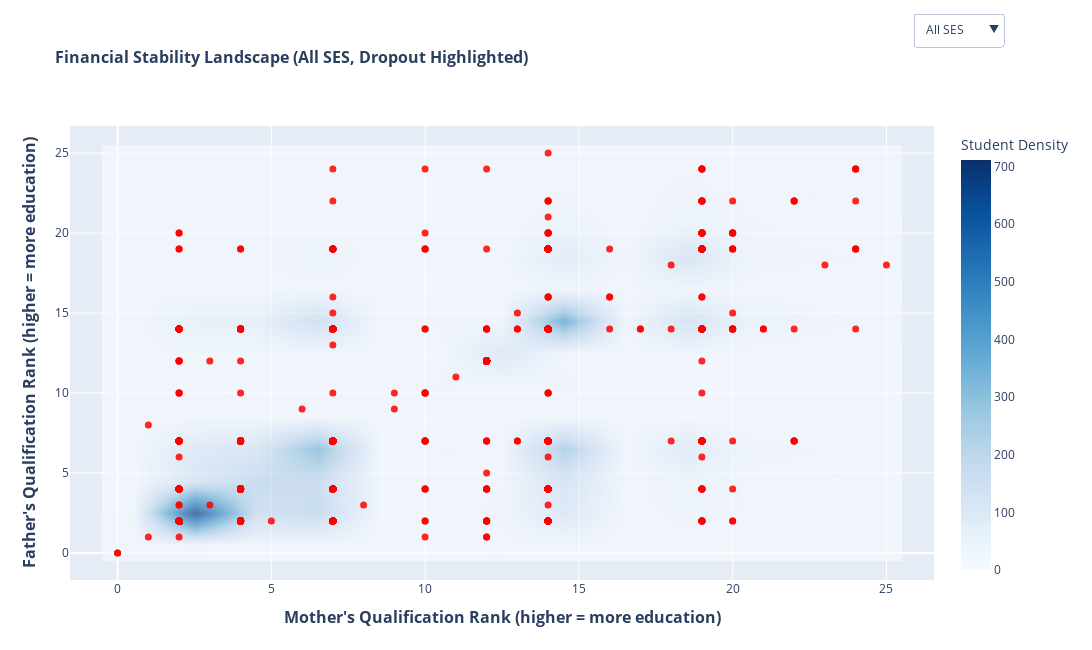

Notebook code cell kept with this figure:
### Code cell
import pandas as pd
import numpy as np
import plotly.graph_objects as go


qualification_map = {
    1:  "Secondary Education - 12th Year",
    2:  "Bachelor's Degree",
    3:  "Higher Education - Degree",
    4:  "Master's Degree",
    5:  "Doctorate",
    6:  "Incomplete Higher Education",
    9:  "12th Year - Not Completed",
    10: "11th Year - Not Completed",
    11: "7th Year (Old Program)",
    12: "11th Year - Other",
    14: "10th Year of Schooling",
    18: "General Commerce Course",
    19: "Basic Education - 3rd Cycle",
    22: "Technical-Professional Course",
    26: "7th Year of Schooling",
    27: "General High School - 2nd Cycle",
    29: "9th Year - Not Completed",
    30: "8th Year of Schooling",
    34: "Unknown",
    35: "Cannot Read or Write",
    36: "Can Read (No 4th Year)",
    37: "Basic Education - 1st Cycle (4th/5th)",
    38: "Basic Education - 2nd Cycle (6th/7th/8th)",
    39: "Technological Specialization Course",
    40: "Higher Education - Degree (1st cycle)",
    41: "Specialized Higher Studies Course",
    42: "Professional Higher Technical Course",
    43: "Master's - 2nd cycle",
    44: "Doctorate - 3rd cycle"
}

# Ordered rank: lower = less schooling, higher = more schooling
qual_rank_map = {
    35: 0,  # Cannot Read or Write
    36: 1,  # Can Read (No 4th Year)

    37: 2,  # Basic Education - 1st Cycle (4th/5th)
    26: 3,  # 7th Year of Schooling
    11: 3,  # 7th Year (Old Program)
    38: 4,  # Basic Education - 2nd Cycle (6th/7th/8th)
    30: 5,  # 8th Year of Schooling
    29: 6,  # 9th Year - Not Completed
    19: 7,  # Basic Education - 3rd Cycle

    14: 8,   # 10th Year of Schooling
    10: 9,   # 11th Year - Not Completed
    12: 10,  # 11th Year - Other
    18: 11,  # General Commerce Course
    27: 12,  # General High School - 2nd Cycle
    9:  13,  # 12th Year - Not Completed
    1:  14,  # Secondary Education - 12th Year

    22: 15,  # Technical-Professional Course
    39: 16,  # Technological Specialization Course

    42: 17,  # Professional Higher Technical Course
    40: 18,  # Higher Education - Degree (1st cycle)
    3:  19,  # Higher Education - Degree
    2:  20,  # Bachelor's Degree
    41: 21,  # Specialized Higher Studies Course

    4:  22,  # Master's Degree
    43: 23,  # Master's - 2nd cycle

    5:  24,  # Doctorate
    44: 25,  # Doctorate - 3rd cycle

    34: 12   # Unknown → roughly middle
}

df["Mother_qual_label"] = df["Mother's qualification"].map(qualification_map)
df["Father_qual_label"] = df["Father's qualification"].map(qualification_map)

df["Mother_qual_rank"] = df["Mother's qualification"].map(qual_rank_map)
df["Father_qual_rank"]  = df["Father's qualification"].map(qual_rank_map)

df = df.dropna(subset=["Mother_qual_rank", "Father_qual_rank"])


df["SES_score"] = (df["Mother_qual_rank"] + df["Father_qual_rank"]) / 2
q1, q2 = df["SES_score"].quantile([0.33, 0.66])

ses_groups = {
    "All SES": df,
    "Low SES": df[df["SES_score"] <= q1],
    "Mid SES": df[(df["SES_score"] > q1) & (df["SES_score"] < q2)],
    "High SES": df[df["SES_score"] >= q2],
}
ses_labels = list(ses_groups.keys())


fig_fin = go.Figure()

for i, label in enumerate(ses_labels):
    sub = ses_groups[label]

    # 1) Density heatmap using ranks
    fig_fin.add_trace(
        go.Histogram2d(
            x=sub["Mother_qual_rank"],
            y=sub["Father_qual_rank"],
            colorscale="Blues",
            zsmooth="best",
            nbinsx=25,
            nbinsy=25,
            name=f"{label} - student density",
            opacity=0.65,
            colorbar=dict(title="Student Density"),
            showscale=True if label == "All SES" else False,
            visible=True if label == "All SES" else False
        )
    )

    sub_drop = sub[sub["Target"] == "Dropout"]
    fig_fin.add_trace(
        go.Scatter(
            x=sub_drop["Mother_qual_rank"],
            y=sub_drop["Father_qual_rank"],
            mode="markers",
            name="Dropout students (red)",
            marker=dict(color="red", size=7, opacity=0.85),
            customdata=np.stack(
                [sub_drop["Mother_qual_label"], sub_drop["Father_qual_label"]],
                axis=-1
            ),
            hovertemplate=(
                "Outcome: Dropout<br>"
                "Mother qual: %{customdata[0]}<br>"
                "Father qual: %{customdata[1]}<extra></extra>"
            ),
            visible=True if label == "All SES" else False
        )
    )

    sub_grad = sub[sub["Target"] == "Graduate"]
    fig_fin.add_trace(
        go.Scatter(
            x=sub_grad["Mother_qual_rank"],
            y=sub_grad["Father_qual_rank"],
            mode="markers",
            name="Graduate students (green)",
            marker=dict(color="green", size=7, opacity=0.8),
            customdata=np.stack(
                [sub_grad["Mother_qual_label"], sub_grad["Father_qual_label"]],
                axis=-1
            ),
            hovertemplate=(
                "Outcome: Graduate<br>"
                "Mother qual: %{customdata[0]}<br>"
                "Father qual: %{customdata[1]}<extra></extra>"
            ),
            visible=False
        )
    )

    sub_enrl = sub[sub["Target"] == "Enrolled"]
    fig_fin.add_trace(
        go.Scatter(
            x=sub_enrl["Mother_qual_rank"],
            y=sub_enrl["Father_qual_rank"],
            mode="markers",
            name="Enrolled students (orange)",
            marker=dict(color="orange", size=7, opacity=0.8),
            customdata=np.stack(
                [sub_enrl["Mother_qual_label"], sub_enrl["Father_qual_label"]],
                axis=-1
            ),
            hovertemplate=(
                "Outcome: Enrolled<br>"
                "Mother qual: %{customdata[0]}<br>"
                "Father qual: %{customdata[1]}<extra></extra>"
            ),
            visible=False
        )
    )


n_per_group = 4
total_traces = len(fig_fin.data)
buttons = []

for i, label in enumerate(ses_labels):
    visible = [False] * total_traces
    start = i * n_per_group
    end = start + n_per_group
    for j in range(start, end):
        visible[j] = True 
    buttons.append(
        dict(
            label=label,
            method="update",
            args=[
                {"visible": visible},
                {"title": f"Financial Stability Landscape ({label})"}
            ]
        )
    )

fig_fin.update_xaxes(
    title=dict(
        text="<b>Mother's Qualification Rank (higher = more education)</b>",
        font=dict(size=16)
    ),
    tickfont=dict(size=12)
)

fig_fin.update_yaxes(
    title=dict(
        text="<b>Father's Qualification Rank (higher = more education)</b>",
        font=dict(size=16)
    ),
    tickfont=dict(size=12)
)

fig_fin.update_layout(
     title=dict(
        text="<b>Financial Stability Landscape (All SES, Dropout Highlighted)</b>",
        font=dict(size=16)
         ),
    hovermode="closest",
    width=1400,
    height=650,
    margin=dict(l=70, r=150, t=120, b=70),
    legend=dict(
        orientation="h",
        yanchor="bottom",
        y=1.03,
        xanchor="left",
        x=0,
        bgcolor="rgba(255,255,255,0.7)",
        bordercolor="lightgray",
        borderwidth=1
    ),
    updatemenus=[
        dict(
            type="dropdown",
            showactive=True,
            x=1.08,
            y=1.25,
            buttons=buttons
        )
    ]
)

fig_fin.show()

import plotly.io as pio

pio.write_html(
    fig_fin,
    file="viz1_ses.html",      
    include_plotlyjs="cdn",    
    full_html=True,           
    auto_open=False
)

### Figure 1 — Plotly figure (JSON) as saved in the notebook; plotly's stock layout.template omitted (floating-point values rounded to 4 significant figures; data arrays with more than 128 entries replaced by an {"elided": "..."} marker saying what was removed)
{"data": [{"colorbar": {"title": {"text": "Student Density"}}, "colorscale": [[0, "rgb(247,251,255)"], [0.125, "rgb(222,235,247)"], [0.25, "rgb(198,219,239)"], [0.375, "rgb(158,202,225)"], [0.5, "rgb(107,174,214)"], [0.625, "rgb(66,146,198)"], [0.75, "rgb(33,113,181)"], [0.875, "rgb(8,81,156)"], [1, "rgb(8,48,107)"]], "name": "All SES - student density", "nbinsx": 25, "nbinsy": 25, "opacity": 0.65, "showscale": true, "type": "histogram2d", "visible": true, "x": {"elided": "4414 int values"}, "y": {"elided": "4414 int values"}, "zsmooth": "best"}, {"customdata": {"elided": "1412x2 str values"}, "hovertemplate": "Outcome: Dropout<br>Mother qual: %{customdata[0]}<br>Father qual: %{customdata[1]}<extra></extra>", "marker": {"color": "red", "opacity": 0.85, "size": 7}, "mode": "markers", "name": "Dropout students (red)", "type": "scatter", "visible": true, "x": {"elided": "1412 int values"}, "y": {"elided": "1412 int values"}}, {"customdata": {"elided": "2208x2 str values"}, "hovertemplate": "Outcome: Graduate<br>Mother qual: %{customdata[0]}<br>Father qual: %{customdata[1]}<extra></extra>", "marker": {"color": "green", "opacity": 0.8, "size": 7}, "mode": "markers", "name": "Graduate students (green)", "type": "scatter", "visible": false, "x": {"elided": "2208 int values"}, "y": {"elided": "2208 int values"}}, {"customdata": {"elided": "794x2 str values"}, "hovertemplate": "Outcome: Enrolled<br>Mother qual: %{customdata[0]}<br>Father qual: %{customdata[1]}<extra></extra>", "marker": {"color": "orange", "opacity": 0.8, "size": 7}, "mode": "markers", "name": "Enrolled students (orange)", "type": "scatter", "visible": false, "x": {"elided": "794 int values"}, "y": {"elided": "794 int values"}}, {"colorbar": {"title": {"text": "Student Density"}}, "colorscale": [[0, "rgb(247,251,255)"], [0.125, "rgb(222,235,247)"], [0.25, "rgb(198,219,239)"], [0.375, "rgb(158,202,225)"], [0.5, "rgb(107,174,214)"], [0.625, "rgb(66,146,198)"], [0.75, "rgb(33,113,181)"], [0.875, "rgb(8,81,156)"], [1, "rgb(8,48,107)"]], "name": "Low SES - student density", "nbinsx": 25, "nbinsy": 25, "opacity": 0.65, "showscale": false, "type": "histogram2d", "visible": false, "x": {"elided": "1519 int values"}, "y": {"elided": "1519 int values"}, "zsmooth": "best"}, {"customdata": {"elided": "511x2 str values"}, "hovertemplate": "Outcome: Dropout<br>Mother qual: %{customdata[0]}<br>Father qual: %{customdata[1]}<extra></extra>", "marker": {"color": "red", "opacity": 0.85, "size": 7}, "mode": "markers", "name": "Dropout students (red)", "type": "scatter", "visible": false, "x": {"elided": "511 int values"}, "y": {"elided": "511 int values"}}, {"customdata": {"elided": "760x2 str values"}, "hovertemplate": "Outcome: Graduate<br>Mother qual: %{customdata[0]}<br>Father qual: %{customdata[1]}<extra></extra>", "marker": {"color": "green", "opacity": 0.8, "size": 7}, "mode": "markers", "name": "Graduate students (green)", "type": "scatter", "visible": false, "x": {"elided": "760 int values"}, "y": {"elided": "760 int values"}}, {"customdata": {"elided": "248x2 str values"}, "hovertemplate": "Outcome: Enrolled<br>Mother qual: %{customdata[0]}<br>Father qual: %{customdata[1]}<extra></extra>", "marker": {"color": "orange", "opacity": 0.8, "size": 7}, "mode": "markers", "name": "Enrolled students (orange)", "type": "scatter", "visible": false, "x": {"elided": "248 int values"}, "y": {"elided": "248 int values"}}, {"colorbar": {"title": {"text": "Student Density"}}, "colorscale": [[0, "rgb(247,251,255)"], [0.125, "rgb(222,235,247)"], [0.25, "rgb(198,219,239)"], [0.375, "rgb(158,202,225)"], [0.5, "rgb(107,174,214)"], [0.625, "rgb(66,146,198)"], [0.75, "rgb(33,113,181)"], [0.875, "rgb(8,81,156)"], [1, "rgb(8,48,107)"]], "name": "Mid SES - student density", "nbinsx": 25, "nbinsy": 25, "opacity": 0.65, "showscale": false, "type": "histogram2d", "visible": false, "x": {"elided": "1091 int values"}, "y": {"elided": "1091 int values"}, "zsmooth": "best"}, {"customdata": {"elided": "307x2 str values"}, "hovertemplate": "Outcome: Dropout<br>Mother qual: %{customdata[0]}<br>Father qual: %{customdata[1]}<extra></extra>", "marker": {"color": "red", "opacity": 0.85, "size": 7}, "mode": "markers", "name": "Dropout students (red)", "type": "scatter", "visible": false, "x": {"elided": "307 int values"}, "y": {"elided": "307 int values"}}, {"customdata": {"elided": "593x2 str values"}, "hovertemplate": "Outcome: Graduate<br>Mother qual: %{customdata[0]}<br>Father qual: %{customdata[1]}<extra></extra>", "marker": {"color": "green", "opacity": 0.8, "size": 7}, "mode": "markers", "name": "Graduate students (green)", "type": "scatter", "visible": false, "x": {"elided": "593 int values"}, "y": {"elided": "593 int values"}}, {"customdata": {"elided": "191x2 str values"}, "hovertemplate": "Outcome: Enrolled<br>Mother qual: %{customdata[0]}<br>Father qual: %{customdata[1]}<extra></extra>", "marker": {"color": "orange", "opacity": 0.8, "size": 7}, "mode": "markers", "name": "Enrolled students (orange)", "type": "scatter", "visible": false, "x": {"elided": "191 int values"}, "y": {"elided": "191 int values"}}, {"colorbar": {"title": {"text": "Student Density"}}, "colorscale": [[0, "rgb(247,251,255)"], [0.125, "rgb(222,235,247)"], [0.25, "rgb(198,219,239)"], [0.375, "rgb(158,202,225)"], [0.5, "rgb(107,174,214)"], [0.625, "rgb(66,146,198)"], [0.75, "rgb(33,113,181)"], [0.875, "rgb(8,81,156)"], [1, "rgb(8,48,107)"]], "name": "High SES - student density", "nbinsx": 25, "nbinsy": 25, "opacity": 0.65, "showscale": false, "type": "histogram2d", "visible": false, "x": {"elided": "1804 int values"}, "y": {"elided": "1804 int values"}, "zsmooth": "best"}, {"customdata": {"elided": "594x2 str values"}, "hovertemplate": "Outcome: Dropout<br>Mother qual: %{customdata[0]}<br>Father qual: %{customdata[1]}<extra></extra>", "marker": {"color": "red", "opacity": 0.85, "size": 7}, "mode": "markers", "name": "Dropout students (red)", "type": "scatter", "visible": false, "x": {"elided": "594 int values"}, "y": {"elided": "594 int values"}}, {"customdata": {"elided": "855x2 str values"}, "hovertemplate": "Outcome: Graduate<br>Mother qual: %{customdata[0]}<br>Father qual: %{customdata[1]}<extra></extra>", "marker": {"color": "green", "opacity": 0.8, "size": 7}, "mode": "markers", "name": "Graduate students (green)", "type": "scatter", "visible": false, "x": {"elided": "855 int values"}, "y": {"elided": "855 int values"}}, {"customdata": {"elided": "355x2 str values"}, "hovertemplate": "Outcome: Enrolled<br>Mother qual: %{customdata[0]}<br>Father qual: %{customdata[1]}<extra></extra>", "marker": {"color": "orange", "opacity": 0.8, "size": 7}, "mode": "markers", "name": "Enrolled students (orange)", "type": "scatter", "visible": false, "x": {"elided": "355 int values"}, "y": {"elided": "355 int values"}}], "layout": {"height": 650, "hovermode": "closest", "legend": {"bgcolor": "rgba(255,255,255,0.7)", "bordercolor": "lightgray", "borderwidth": 1, "orientation": "h", "x": 0, "xanchor": "left", "y": 1.03, "yanchor": "bottom"}, "margin": {"b": 70, "l": 70, "r": 150, "t": 120}, "title": {"font": {"size": 16}, "text": "<b>Financial Stability Landscape (All SES, Dropout Highlighted)</b>"}, "updatemenus": [{"buttons": [{"args": [{"visible": [true, true, true, true, false, false, false, false, false, false, false, false, false, false, false, false]}, {"title": "Financial Stability Landscape (All SES)"}], "label": "All SES", "method": "update"}, {"args": [{"visible": [false, false, false, false, true, true, true, true, false, false, false, false, false, false, false, false]}, {"title": "Financial Stability Landscape (Low SES)"}], "label": "Low SES", "method": "update"}, {"args": [{"visible": [false, false, false, false, false, false, false, false, true, true, true, true, false, false, false, false]}, {"title": "Financial Stability Landscape (Mid SES)"}], "label": "Mid SES", "method": "update"}, {"args": [{"visible": [false, false, false, false, false, false, false, false, false, false, false, false, true, true, true, true]}, {"title": "Financial Stability Landscape (High SES)"}], "label": "High SES", "method": "update"}], "showactive": true, "type": "dropdown", "x": 1.08, "y": 1.25}], "width": 1400, "xaxis": {"tickfont": {"size": 12}, "title": {"font": {"size": 16}, "text": "<b>Mother's Qualification Rank (higher = more education)</b>"}}, "yaxis": {"tickfont": {"size": 12}, "title": {"font": {"size": 16}, "text": "<b>Father's Qualification Rank (higher = more education)</b>"}}}}
